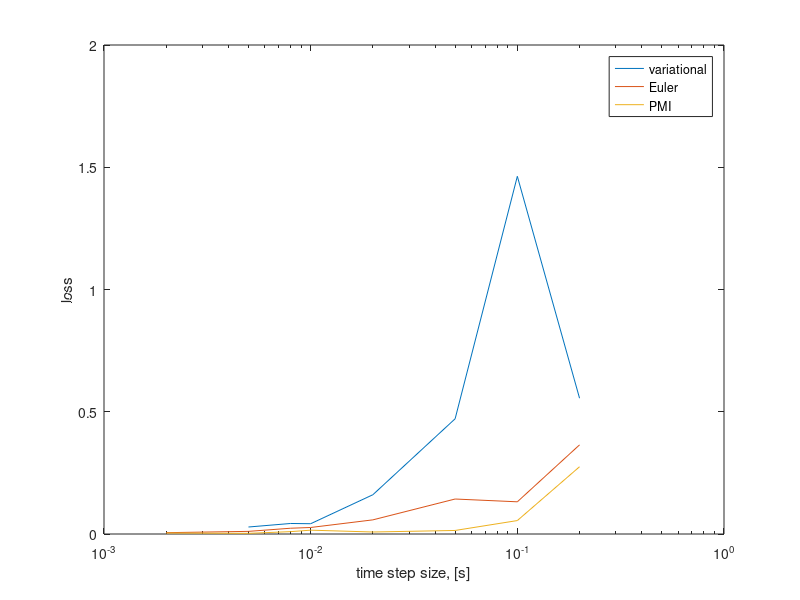

Write the MATLAB code that produced this figure.
clear all; close all; clc;
load('./transfer_euler/T_list_Euler.mat', 'T_list');
load('./transfer_euler/loss_list_Euler.mat', 'loss_list');
T_list_E = T_list;
loss_list_E = loss_list;
load('./transfer_variational/T_list_VI.mat', 'T_list');
load('./transfer_variational/loss_list_VI.mat', 'loss_list');
T_list_V = T_list;
loss_list_V = loss_list;
load('./transfer_pmi/T_list_PMI.mat', 'T_list');
load('./transfer_pmi/loss_list_PMI.mat', 'loss_list');
T_list_P = T_list;
loss_list_P = loss_list;

semilogx(T_list_V,loss_list_V);
hold on;
semilogx(T_list_E, loss_list_E);
hold on;
semilogx(T_list_P, loss_list_P);
legend('variational', 'Euler', 'PMI');
xlabel('time step size, [s]');
ylabel('loss');
hold on;
